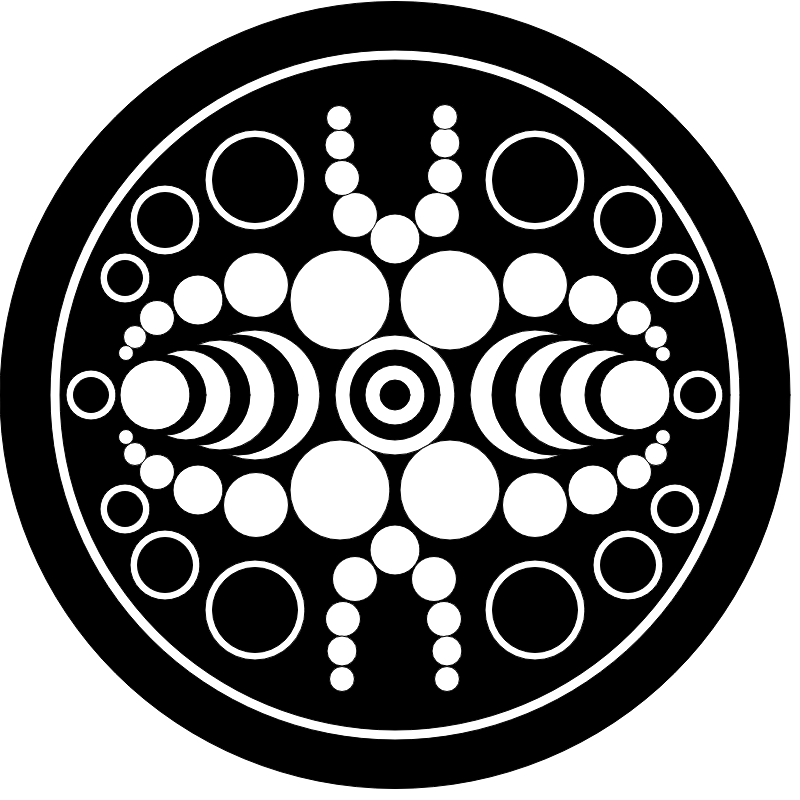
Frame 1 (no input)
Frame 60 (no input): identical to frame 1, image omitted
Frame 120 (the mouse pressed at the canvas centre since frame 60): identical to frame 1, image omitted

The p5.js sketch that drew this single still picture (run headless with seeded random() and noise() and a simulated clock; from frame 60 on, the mouse is pressed at the canvas centre):

// p5.js sketch
// ── sketch.js
function setup() { 
   createCanvas(800, 800);
   //background(100);
   fill(0);
    ellipse(395, 395, 790, 787);
    fill(255)
    ellipse(395, 395, 690, 690);
    fill(0)
    ellipse(395, 395, 670, 670)
    fill(255) ;
    ellipse(395, 395, 120, 120);
    fill(0)
    ellipse(395, 395, 90, 90);
    fill(255)
    ellipse(395, 395, 60, 60);
    fill(0)
    ellipse(395, 395, 30, 30);
    fill(255)
    ellipse(450, 300, 100, 100);
    fill(255)
    ellipse(340, 300, 100, 100);
    fill(255)
    ellipse(450, 490, 100, 100);
    fill(255)
    ellipse(340, 490, 100, 100);
    fill(255)
    ellipse(535, 505, 65, 65);
    fill(255)
    ellipse(535, 285, 65, 65);
    fill(255)
    ellipse(593, 490, 50, 50);
    fill(255)
    ellipse(593, 300, 50, 50);
    fill(255)
    ellipse(634, 318, 35, 35);
    fill(255)
    ellipse(634, 472, 35, 35);
    fill(255)
    ellipse(656, 454, 23, 23);
    fill(255)
    ellipse(656, 337, 23, 23);
    fill(255)
    ellipse(663, 354, 15, 15);
    fill(255)
    ellipse(663, 437, 15, 15);
    fill(255)
    ellipse(256, 505, 65, 65);
    fill(255)
    ellipse(256, 285, 65, 65);
    fill(255)
    ellipse(198, 490, 50, 50);
    fill(255)
    ellipse(198, 300, 50, 50);
    fill(255)
    ellipse(157, 318, 35, 35);
    fill(255)
    ellipse(157, 472, 35, 35);
    fill(255)
    ellipse(135, 454, 23, 23);
    fill(255)
    ellipse(135, 337, 23, 23);
    fill(255)
    ellipse(126, 353, 15, 15);
    fill(255)
    ellipse(126, 437, 15, 15);
    fill(255) ;
    ellipse(535, 395, 130, 130);
    fill(0) ;
    ellipse(552, 395, 120, 120);
    fill(255) ;
    ellipse(570, 395, 110, 110);
    fill(0) ;
    ellipse(590, 395, 100, 100);
    fill(255) ;
    ellipse(605, 395, 90, 90);
    fill(0) ;
    ellipse(625, 395, 80, 80);
    fill(255) ;
    ellipse(635, 395, 70, 70);
    fill(255)
    ellipse(395, 239, 50, 50);
    fill(255) ;
    ellipse(255, 395, 130, 130);
    fill(0) ;
    ellipse(238, 395, 120, 120);
    fill(255) ;
    ellipse(220, 395, 110, 110);
    fill(0) ;
    ellipse(200, 395, 100, 100);
    fill(255) ;
    ellipse(186, 395, 90, 90);
    fill(0) ;
    ellipse(166, 395, 80, 80);
    fill(255) ;
    ellipse(155, 395, 70, 70);
    fill(255)
    ellipse(355, 215, 45, 45);
    fill(255)
    ellipse(437, 215, 45, 45);
    fill(255)
    ellipse(342, 178, 35, 35);
    fill(255)
    ellipse(445, 176, 35, 35);
    fill(255)
    ellipse(340, 145, 30, 30);
    fill(255)
    ellipse(445, 143, 30, 30);
    fill(255)
    ellipse(339, 118, 25, 25);
    fill(255)
    ellipse(445, 117, 25, 25);
    fill(255)
    ellipse(395, 550, 50, 50);
    fill(255)
    ellipse(355, 579, 45, 45);
    fill(255)
    ellipse(434, 579, 45, 45);
    fill(255)
    ellipse(343, 619, 35, 35);
    fill(255)
    ellipse(444, 619, 35, 35);
    fill(255)
    ellipse(342, 651, 30, 30);
    fill(255)
    ellipse(447, 651, 30, 30);
    fill(255)
    ellipse(342, 679, 25, 25);
    fill(255)
    ellipse(447, 679, 25, 25);
    fill(255)
    ellipse(535, 610, 100, 100);
    fill(0)
    ellipse(535, 610, 85, 85);
    fill(255)
    ellipse(255, 610, 100, 100);
    fill(0)
    ellipse(255, 610, 85, 85);
    fill(255)
    ellipse(535, 180, 100, 100);
    fill(0)
    ellipse(535, 180, 85, 85);
    fill(255)
    ellipse(255, 180, 100, 100);
    fill(0)
    ellipse(255, 180, 85, 85);
    fill(255)
    ellipse(628, 565, 70, 70);
    fill(0)
    ellipse(628, 565, 55, 55);
    fill(255)
    ellipse(165, 565, 70, 70);
    fill(0)
    ellipse(165, 565, 55, 55);
    fill(255)
    ellipse(165, 220, 70, 70);
    fill(0)
    ellipse(165, 220, 55, 55);
    fill(255)
    ellipse(628, 220, 70, 70);
    fill(0)
    ellipse(628, 220, 55, 55);
    fill(255)
    ellipse(675, 278, 50, 50);
    fill(0)
    ellipse(675, 278, 35, 35);
    fill(255)
    ellipse(675, 509, 50, 50);
    fill(0)
    ellipse(675, 509, 35, 35);
    fill(255)
    ellipse(125, 278, 50, 50);
    fill(0)
    ellipse(125, 278, 35, 35);
    fill(255)
    ellipse(125, 509, 50, 50);
    fill(0)
    ellipse(125, 509, 35, 35);
    fill(255)
    ellipse(91, 395, 50, 50);
    fill(0)
    ellipse(91, 395, 35, 35);
    fill(255)
    ellipse(698, 395, 50, 50);
    fill(0)
    ellipse(698, 395, 35, 35);
}

function draw() { 

}
